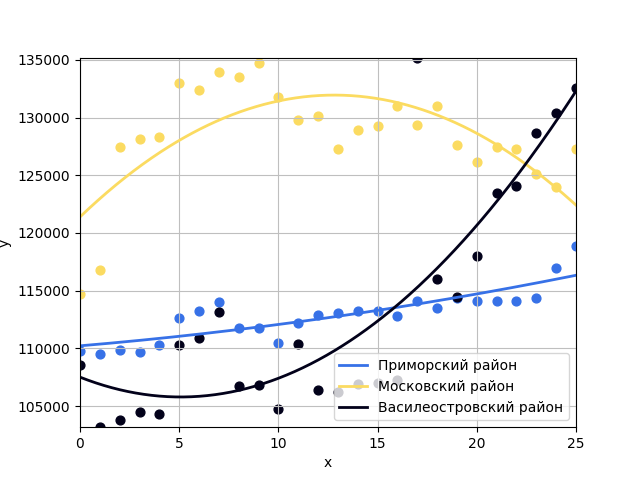

This chart was generated by the following Python code:
'''
4.1. На основе кода, позволяющего визуализировать данные о ценах на недвижимость (точечная диаграмма), отобразить с
     помощью библиотеки mathplotlib линейные графики изменений цен на недвижимость, разбив всё множество данных
     на 3 подмножества.
'''

import numpy
import matplotlib.pyplot as plt
import scipy as sp
import csv
import datetime
import random

def draw_graph(x, y, plt, colors):
    """
    Рисование графика функции.
    """
    print(x)
    # polyfit подбирает коэффициенты модели
    f2p, residuals, rank, sv, rcond = numpy.polyfit(x, y, 2, full=True)
    f2 = sp.poly1d(f2p)

    fx = numpy.linspace(0, x[-1], 500)

    plt.plot(fx, f2(fx), linewidth=2.0, color=colors)
    plt.scatter(x, y, s=40, c=colors)
    plt.autoscale(tight=True)

    return plt.grid(True, linestyle='-', color='0.75')



def get_random_color():
    r = lambda: random.randint(0, 255)
    return '#%02X%02X%02X' % (r(), r(), r())


def diag(lable, args):
    k = len(args)
    x_rank =[i for i in range(0, len(args[0][-1]))]
    for i in range(k):
        [x, y] = args[i]
        colors = (get_random_color())
        draw_graph(x_rank, y[::-1], plt, colors)
    # plt.title('Scatter plot pythonspot.com')
    plt.xlabel('x')
    plt.ylabel('y')
    plt.legend(lable, loc="best")
    plt.savefig("VSR.png")
    plt.show()

def csv_reader(file_csv):
    reader = csv.reader(file_csv, delimiter=';')
    datas = {'date': [], 'first': [], 'changesFirst': [], 'second': [], 'changesSecond': []}
    for line in reader:
        datas['date'] += [line[0]]
        datas['first'] += [float(line[1])]
        datas['changesFirst'] += [line[2]]
        datas['second'] += [float(line[3])]
        datas['changesSecond'] += [line[4]]
    data_1 = datas['date']
    time = []
    for i in range(len(data_1)):
        data_1[i] = data_1[i].split('.')
        data_1[i] = [int(k) for k in data_1[i]]
        data_1[i] = (data_1[i][::-1])
        k = datetime.date(data_1[i][0], data_1[i][1], data_1[i][2])
        time += [k]
    return time, datas['first']


if __name__ == "__main__":
    csv_path = "flats.csv"  # Приморский
    csv_path_1 = "flats_1.csv"  # Московский
    csv_path_2 = "flats_2.csv"  # Василеостровский
    datas_for_diag = []
    paths = [csv_path, csv_path_1, csv_path_2]
    labels = ['Приморский район', 'Московский район', 'Василеостровский район']
    for i in range(len(paths)):
        with open(paths[i], encoding='utf-8', newline='') as f_obj:
            datas_for_diag += [csv_reader(f_obj)]
    diag(labels, datas_for_diag)
